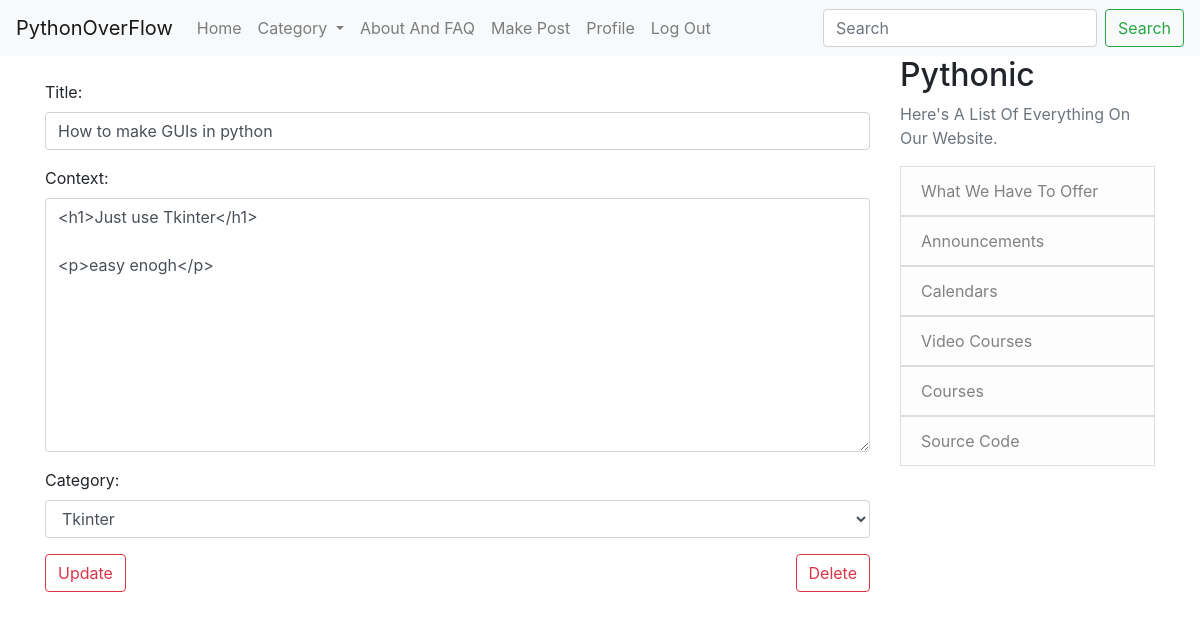
/edit-detail/edit/23 (signed in), run on the app's committed database.
### App/models.py (models this page shows, shortened)
class Post(models.Model):
    title = models.CharField(max_length=120)
    author = models.ForeignKey(User, on_delete=models.CASCADE)
    context = RichTextField(blank=True, null=True)
    date_created = models.DateField(auto_now=True)
    category = models.CharField(max_length=30, default='Python')
    likes = models.ManyToManyField(User, related_name='blog_posts')

### App/views.py (the view)
# urls.py: path('edit-detail/edit/<int:pk>', post_edit_view.as_view(), name='post_edit'),
class post_edit_view(UpdateView):
    model = Post
    form_class = EditPostForm
    template_name = 'App/edit-post.html'
    def get_context_data(self, *args, **kwargs):
        cate_menu = Category.objects.all()
        context = super(post_edit_view, self).get_context_data(*args, **kwargs)
        context['cate_menu'] = cate_menu
        return context

### App/forms.py
class EditPostForm(forms.ModelForm):
    class Meta:
        model = Post
        fields = ('title', 'context', 'category')
        widgets = {
            'title': forms.TextInput(attrs={'class': 'form-control', 'placeholder': 'Enter The Post Title'}),
            'context': forms.Textarea(attrs={'class': 'form-control', 'placeholder': 'Enter The Post Content'}),
            'category': forms.Select(choices=choice_list, attrs={'class': 'form-control', 'placeholder': 'Enter The Post Content'}),
        }

### App/models.py (called while the page is built)
    def __str__(self):
        return self.name

### App/templates/App/edit-post.html (shortened to what this page needs)
{% extends "App/base.html" %} {% block content %}
{% if user.is_authenticated %}
<br />
<div class="form-group">
  <form method="POST">
    {% if user.is_authenticated %} {% if user.id == post.author.id %}
    {% csrf_token %} {{ form.media }} {{ form.as_p }}
    <button class="btn btn-outline-danger">Update</button>
    <a
      href="{% url 'post_delete' post.pk %}"
      class="btn btn-outline-danger"
      style="float: right; margin-left: 15px"
      >Delete</a
    >
    {% else %}
    <br />
    <div class="alert alert-danger" role="alert">Nice Try! Please Log In</div>
    {% endif %} {% endif %}
  </form>
</div>
{% else %}
<br />
<div class="alert alert-danger" role="alert">Nice Try But No</div>
{% endif %} {% endblock %}

### data on the page
Post: title "How to make GUIs in python", context "<h1>Just use Tkinter</h1> <p>easy enogh</p>", category "Tkinter"
